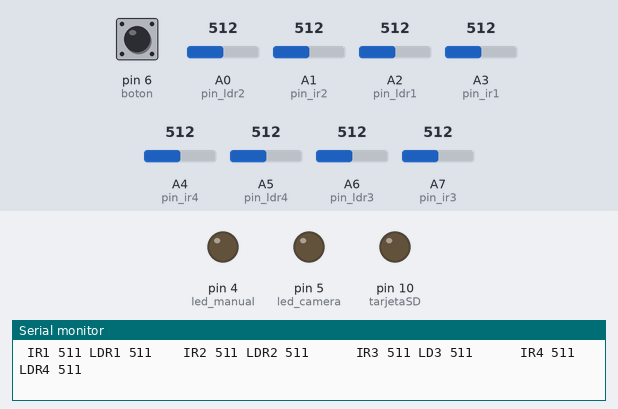
Simulated run of this sketch. Board: Arduino Pro Mini, built with avr-gcc and run on an emulated ATmega328P. Shown: output pins drawn as LEDs (lit = HIGH), the last lines printed to the serial monitor. Dashed ring = blinking. Inputs (shaded band) come from the test bench; at power-on: A1 (pin_ir2) = 512, A2 (pin_ldr1) = 512, A3 (pin_ir1) = 512, pin 6 (boton) HIGH, A0 (pin_ldr2) = 512, A4 (pin_ir4) = 512, A5 (pin_ldr4) = 512, A6 (pin_ldr3) = 512, A7 (pin_ir3) = 512. Storage starts empty.

Above: at 1.2 s.
1.3 s: A1 (pin_ir2) set to 337
4.3 s: A1 (pin_ir2) set to 314
At 4.62 s:
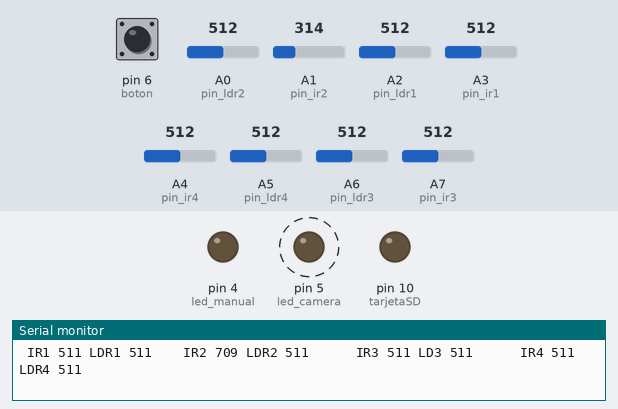
7.3 s: A2 (pin_ldr1) set to 437
10.3 s: A2 (pin_ldr1) set to 410
At 10.59 s:
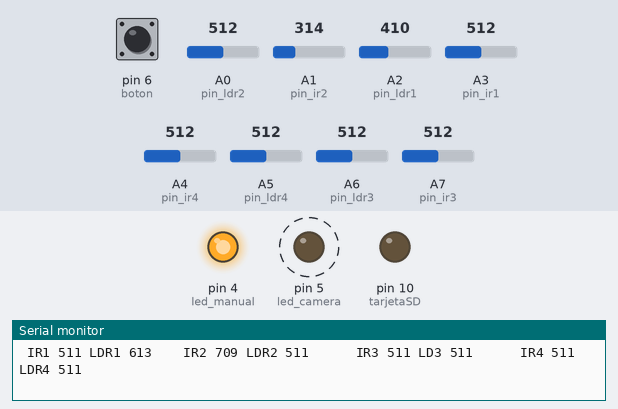
13.3 s: A3 (pin_ir1) set to 906
16.3 s: A3 (pin_ir1) set to 937
Timing chart, 0 to 20.3 s (numbered marks = the images above; inputs shaded):
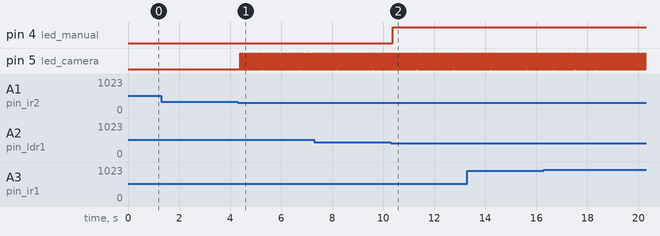

The sketch:

DETECCION_8_SENSORES_GPS_SD.ino
```cpp
/* CODIGO PARA ARDUINO PRO MINI
 *
 *  CODIGO PARA DETECCAO DE CAMERAS DE SEGURANÇA
   ADAPTADAS PARA VISÃO NOTURNA EQUIPADAS COM
   EMISSOR DE INFRAVERMELHO

   DOCUMENTAÇÃO NO SITE
   http://pontoscegos.xyz

   PARA CADA CÂMÊRA DETECTADA (MANUAL||DETECÇÃO IR), AS COORDENADAS SÃO COLETADAS PELO
   MÓDULO GPS E ARMAZENADAS EM UM ARQUIVO GPS.TXT, GRAVADO NO CARTÃO SD.

   POSTERIORMENTE ESSE ARQUIVO É ENVIADO PARA UM REPOSITÓRIO E AS CÂMERAS SÃO VISTAS EM
   UM MAPA HOSPEDADO NO UMAP (OPENSTREETMAPS)

   A DETECÇÃO PODE SER FEITA NO MODO AUTOMATICO OU MANUAL

   >> MODO AUTOMATICO:
      - LDRM
      - Receptor de infravermelho

           Luzes quentes, emissoras de radiação no espectro visível,
        também emitem radiação IR, na mesma banda de radiação IR de câmeras
        de visão noturna. (880 a 940 nm)
           Assim um receptor IR detecta não só aparelhos de visão noturna, como
        também luzes quentes.
           Para contornar esse problema e filtrar a detecção apenas para
        dispositivos de visão noturna, utiliza-se um LDR que, quando acionado,
        invalida as detecções automáticas e aciona o modo manual de detecção
        de câmeras.

   >> MODO MANUAL:
     - Botão

          Quando o LDR detecta presença de luz intensa, o modo manual é acionado e
          as câmeras passam a ser mapeadas manualmente, ao acionar o botão.
*/

#include <SPI.h>
#include <SD.h>
#include <SoftwareSerial.h>

// PINS DE COMUNICACION COM GPS
SoftwareSerial mySerial(2,3); // RX, TX

// PINO DE COM. COM SD
const int tarjetaSD = 10;

// PINO boton MODO MANUAL
const int boton = 6;

//PINO LED INDICATIVO DE CAMERA DETECTADA
int led_camera = 5;

//PINO LED INDICATIVO MODO MANUAL (VERMELHO)
int led_manual = 4;

// VARIAVEIS PARA ARMAZENAMENTO DE IR E LDR
int ir1, ir2, ir3, ir4;
int ldr1, ldr2, ldr3, ldr4;

//PINOS DE IR
int pin_ir1 = A3;
int pin_ir2 = A1;
int pin_ir3 = A7;
int pin_ir4 = A4;

//PINOS DE LDR
int pin_ldr1 = A2;
int pin_ldr2 = A0;
int pin_ldr3 = A6;
int pin_ldr4 = A5;

//REGRESSAO LINEAR | IR | LDR
double reg = 0;


void setup() {

  Serial.begin(9600);
  // set the data rate for the SoftwareSerial port
  mySerial.begin(9600); // reset SoftwareSerial baudrate
  mySerial.flush();

   pinMode(tarjetaSD, OUTPUT);
   pinMode(led_camera, OUTPUT);
   pinMode(led_manual, OUTPUT);
   pinMode(boton,INPUT);
   pinMode(pin_ir1, INPUT);
   pinMode(pin_ir2, INPUT);
   pinMode(pin_ir3, INPUT);
   pinMode(pin_ir4, INPUT);
   pinMode(pin_ldr1, INPUT);
   pinMode(pin_ldr2, INPUT);
   pinMode(pin_ldr3, INPUT);
   pinMode(pin_ldr4, INPUT);

   if (!SD.begin(tarjetaSD)) {
    return;
   }

}

void loop() {

  delay(10);

  digitalWrite(led_camera, LOW);

  //LEITURAS
  //sensores G1
    ldr1 = 1023 - analogRead(pin_ldr1);
    ir1 = 1023 - analogRead(pin_ir1);
  //sensores G2
    ldr2 = 1023 - analogRead(pin_ldr2);
    ir2 = 1023 - analogRead(pin_ir2);
  //sensores G2
    ldr3 = 1023 - analogRead(pin_ldr3);
    ir3 = 1023 - analogRead(pin_ir3);
  //sensores G2
    ldr4 = 1023 - analogRead(pin_ldr4);
    ir4 =  1023 - analogRead(pin_ir4);

  Serial.print("IR1");
  Serial.print(" ");
  Serial.print(ir1);
  Serial.print(" ");
  Serial.print("LDR1");
  Serial.print(" ");
  Serial.print(ldr1);
  Serial.print("    ");

  Serial.print("IR2");
  Serial.print(" ");
  Serial.print(ir2);
  Serial.print(" ");
  Serial.print("LDR2");
  Serial.print(" ");
  Serial.print(ldr2);
  //Serial.println(ldr2);
  Serial.print("      ");

  Serial.print("IR3");
  Serial.print(" ");
  Serial.print(ir3);
  Serial.print(" ");
  Serial.print("LD3");
  Serial.print(" ");
  Serial.print(ldr3);
  Serial.print("      ");

  Serial.print("IR4");
  Serial.print(" ");
  Serial.print(ir4);
  Serial.print(" ");
  Serial.print("LDR4");
  Serial.print(" ");
  Serial.println(ldr4);
  Serial.print(" ");


//DETECCAO AUTOMATICA
  detect(ir1, ldr1);
  detect(ir2, ldr2);
  detect(ir3, ldr3);
  detect(ir4, ldr4);


//DETECCAO POR boton
  if (digitalRead(boton)==LOW){
      cameraDetectada();
  }

// MODO MANUAL NO CASO DE ALTA LUMINANCIA
  if ((ldr1>600)||(ldr2>600)||(ldr3>600)||(ldr4>600))
        digitalWrite(led_manual, HIGH);
  else
        digitalWrite(led_manual, LOW);
}

void detect(int ir, int ldr){
  if(ldr<600 && ir>700)
        cameraDetectada();
  return;
}

void cameraDetectada(){

         //  Serial.println("CAMERA DETECTADA");
         char index = 0;
         char pos = 0;
         String dataString = "";

          digitalWrite(led_camera, HIGH);
          File dataFile = SD.open("gps_log.txt", FILE_WRITE);

          if(dataFile) {
              while(mySerial.available()) {
                // pos = char(mySerial.read());
                pos = mySerial.read();
                dataString += String(pos);
                index++;
                if (index>200)
                  break;
              }
            dataFile.print(dataString);
            dataFile.close();
          }

          else {
           // Serial.println("error opening datalog.txt");
          }
}
```

Measured:
- the behaviour switches between 323 and 322 on A1 (pin_ir2) (found by bisection; images 0 and 1)
- the behaviour switches between 423 and 422 on A2 (pin_ldr1) (found by bisection; images 1 and 2)
- after the input at 4.3 s, pin 5 (led_camera): alternates HIGH for 0.02 s and LOW for 0.06 s, starting after 0.10 s
- after the input at 10.3 s, pin 4 (led_manual): LOW → HIGH after 0.08 s
